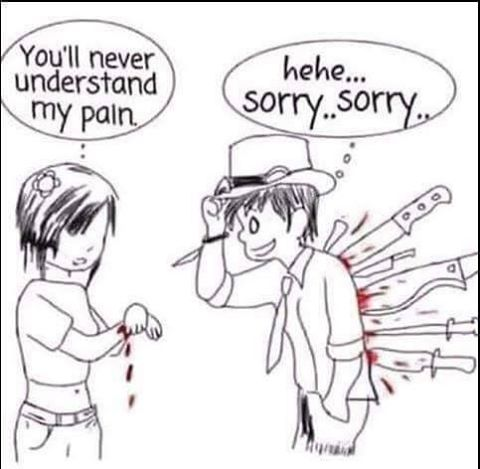
%> input picture 10.Week/1.jpg, 480 x 469 px
$ octave MaxEntropy.m   (GNU Octave 9; MATLAB toolbox functions it lacks are replaced by stand-ins)
%> lines starting %> are read from the running program, lines starting %| are printed output that depends on the picture; in (x1, y1, x2, y2) boxes, pixels count from 0 and x2, y2 are one past the last pixel; in counts of white or black regions, pixels touching at a corner belong together; the program's own positions count from 1
clear;close all;clc
img=imread('1.jpg');
%> img is the input picture: size 469x480x3 uint8; mean R, G, B 230.5, 228.5, 230
figure('Name','Original Image','NumberTitle','off');
imshow(img); title('Original Image');
img=rgb2gray(img);
%> img: size 469x480 uint8
[U,V]=size(img);
%> U = 469; V = 480
figure('Name','Gray Image','NumberTitle','off');
imshow(img); title('Gray Image');
h=zeros(1,256);
J=zeros(1,256);
for row=1:U
    for col=1:V
        p=img(row,col);
        h(p+1)=h(p+1)+1;
    end
end
%> after the loop, h = 256 values, max 104283 at index 255, min 0 at index 256, mean 879.4
P=h/(U*V);
%> P = 256 values, max 0.463 at index 255, min 0 at index 256, mean 0.00391
for t=1:256
    W0=sum(P(1:t-1));
    W1=sum(P(t:256));
    H0=0;
    H1=0;
    for j=1:t-1
        if(W0>0)&&(P(j)>0)
            H0=H0+P(j)/W0*log(P(j)/W0);
        end
    end
    for j= t:256
        if(W1>0)&&(P(j)>0)
            H1=H1+P(j)/W1*log(P(j)/W1);
        end
    end
    H0=H0*(-1);
    H1=H1*(-1);
    J(t)=H0 + H1;
end
%> this loop made 256 passes
%> (W0, W1, H0, H1) on passes 1 to 3: (0, 1, 0, 3.02), (0.00792, 0.992, 0, 3), (0.00977, 0.99, 0.486, 2.99)
%> after the loop, J = 256 values, max 7.17 at index 138, min 3 at index 2, mean 6.43
[Max,Index] = max(J);
%> Max = 7.17; Index = 138
threshold = Index - 1;
%> threshold = 137
disp(['Threshold Value = ' num2str(threshold)]);
%| Threshold Value = 137
img(img<threshold)=0;
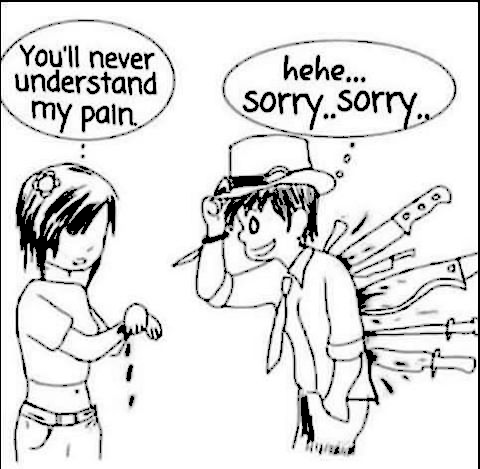
%> img: size 469x480 uint8; min 0, max 255, mean 223
img(img>=threshold)=255;
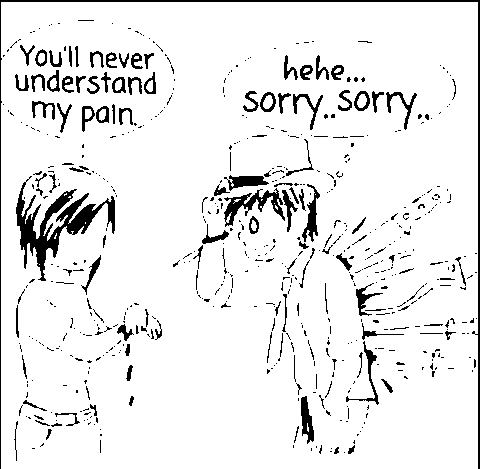
%> img: size 469x480 uint8; 92.1% white; 599 black regions (475 under 20 px), largest, box (x1, y1, x2, y2) and area: (16, 176, 115, 281) 2821, (0, 0, 480, 469) 2376, (224, 188, 285, 227) 777
figure('Name','Maximum Entropy Method Image','NumberTitle','off');
imshow(img); title('Maximum Entropy Method Image');
